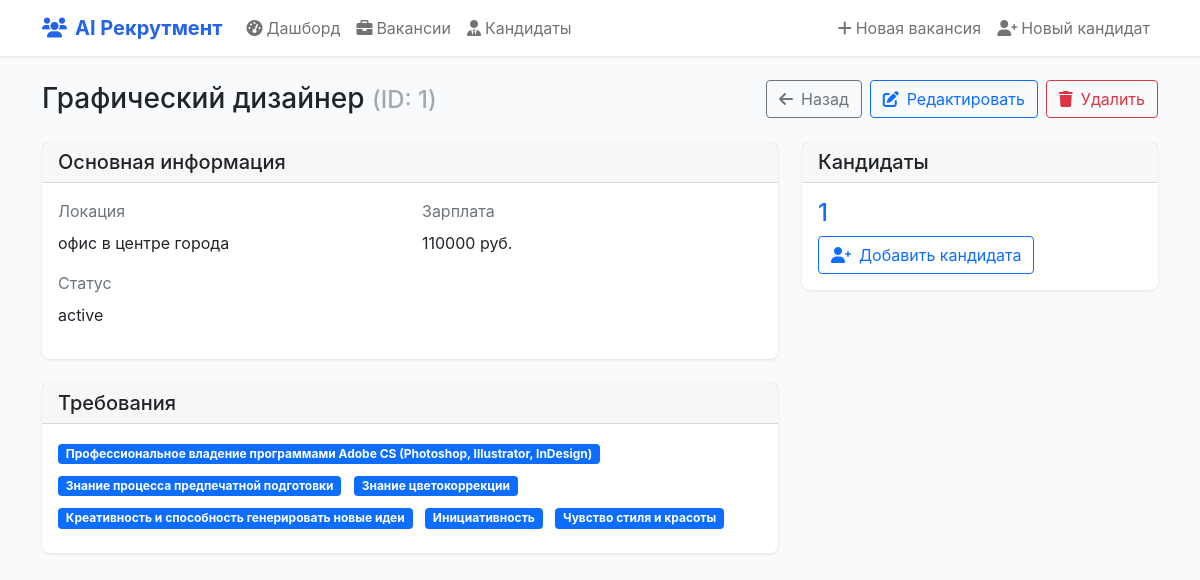
Screenshot of /vacancy/1 with the database file from the repository.
### tables this page shows
CREATE TABLE preferences
(
    id               integer PRIMARY KEY autoincrement,
    desired_position text,
    employment_type  text,
    desired_salary   integer
);

CREATE TABLE jobs
(
    id                  integer PRIMARY KEY autoincrement,
    fk_jpi_id           integer,
    fk_p_id             integer,
    fk_jwe_id           integer,
    fk_je_id            integer,
    skills              text,
    skills_technologies text,
    FOREIGN KEY (fk_jpi_id) REFERENCES job_personal_info (id),
    FOREIGN KEY (fk_p_id) REFERENCES preferences (id),
    FOREIGN KEY (fk_jwe_id) REFERENCES job_work_experience (id),
    FOREIGN KEY (fk_je_id) REFERENCES job_education (id)
);

CREATE TABLE job_personal_info
(
    id         integer PRIMARY KEY autoincrement,
    age        text,
    location   text,
    relocation text
);

### app.py (the view)
@app.route('/vacancy/<int:vacancy_id>')
def vacancy_detail(vacancy_id):
    vacancy = get_vacancy(vacancy_id)
    if not vacancy:
        abort(404)
    candidates = get_candidates_for_vacancy(vacancy_id)
    return render_template('vacancy_detail.html', vacancy=vacancy, candidates=candidates)

### app.py (called while the page is built)
def get_db_connection():
    conn = sqlite3.connect(DB_PATH)
    conn.row_factory = sqlite3.Row
    return conn

### templates/vacancy_detail.html (shortened to what this page needs)
{% extends "base.html" %}
{% block content %}
<div class="row mb-4">
    <div class="col-12 d-flex justify-content-between align-items-center">
        <div>
            <h1 class="h3 mb-0">
                {{ vacancy.desired_position|capitalize }}
                <span class="text-muted small" style="font-size: 0.85em; opacity: 0.6;">(ID: {{ vacancy.id }})</span>
            </h1>
        </div>
        <div class="d-flex gap-2">
            <a href="{{ url_for('vacancies') }}" class="btn btn-outline-secondary">
                <i class="fas fa-arrow-left me-2"></i>Назад
            </a>
            <a href="{{ url_for('edit_vacancy', vacancy_id=vacancy.id) }}" class="btn btn-outline-primary">
                <i class="fas fa-edit me-2"></i>Редактировать
            </a>
            <form action="{{ url_for('delete_vacancy', vacancy_id=vacancy.id) }}" method="post" style="display:inline;">
                <button type="submit" class="btn btn-outline-danger" onclick="return confirm('Вы уверены, что хотите удалить вакансию?');">
                    <i class="fas fa-trash me-2"></i>Удалить
                </button>
            </form>
        </div>
    </div>
</div>
<div class="row">
    <div class="col-lg-8">
        <div class="card mb-4">
            <div class="card-header">
                <h5 class="card-title mb-0">Основная информация</h5>
            </div>
            <div class="card-body">
                <div class="row">
                    <div class="col-md-6 mb-3">
                        <label class="form-label text-muted">Локация</label>
                        <p class="mb-0">{{ vacancy.location }}</p>
                    </div>
                    <div class="col-md-6 mb-3">
                        <label class="form-label text-muted">Зарплата</label>
                        <p class="mb-0">{{ vacancy.desired_salary }} руб.</p>
                    </div>
                    <div class="col-md-6 mb-3">
                        <label class="form-label text-muted">Статус</label>
                        <p class="mb-0">{{ vacancy.status }}</p>
                    </div>
                </div>
            </div>
        </div>
        {% if vacancy.skills %}
        <div class="card mb-4">
            <div class="card-header">
                <h5 class="card-title mb-0">Требования</h5>
            </div>
            <div class="card-body">
                {% for skill in vacancy.skills %}
                <span class="badge bg-primary me-2 mb-2">{{ skill }}</span>
                {% endfor %}
            </div>
        </div>
        {% endif %}
    </div>
    <div class="col-lg-4">
        <div class="card mb-4">
            <div class="card-header">
                <h5 class="card-title mb-0">Кандидаты</h5>
            </div>
            <div class="card-body">
                <h4 class="text-primary">{{ candidates|length if candidates else 0 }}</h4>
                <a href="{{ url_for('new_candidate') }}?vacancy_id={{ vacancy.id }}" class="btn btn-outline-primary">
                    <i class="fas fa-user-plus me-2"></i>Добавить кандидата
                </a>
            </div>
        </div>
    </div>
</div>
{% endblock %}

### templates/base.html (style rules this page uses)
:root { --primary-color: #2563eb; --secondary-color: #64748b; --success-color: #10b981; --warning-color: #f59e0b; --danger-color: #ef4444; --light-bg: #f8fafc; --border-color: #e2e8f0; }
body { background-color: var(--light-bg); font-family: 'Inter', -apple-system, BlinkMacSystemFont, sans-serif; }
.card { border: none; box-shadow: 0 1px 3px rgba(0,0,0,0.1); border-radius: 8px; }

### rows the page displays
preferences: desired_position "Графический дизайнер", desired_salary "110000"
jobs: id "1"
job_personal_info: location "офис в центре города"

### other values shown
{{ vacancy.status }} "active"
{{ skill }} "Профессиональное владение программами Adobe CS (Photoshop, Illustrator, InDesign)" "Знание процесса предпечатной подготовки" "Знание цветокоррекции" "Креативность и способность генерировать новые идеи" "Инициативность" "Чувство стиля и красоты"
{{ candidates|length if candidates else 0 }} "1"
